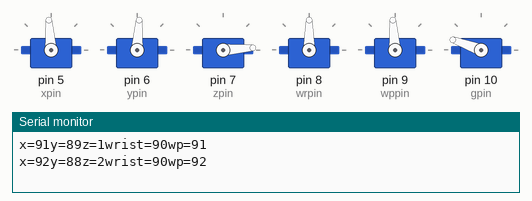
Recording of a sketch running on a simulated Arduino Uno, built with avr-gcc and run on an emulated ATmega328P. Parts: 6 × servo, the last lines printed to the serial monitor.

Above: at 0.1 s.
At 1.6 s:
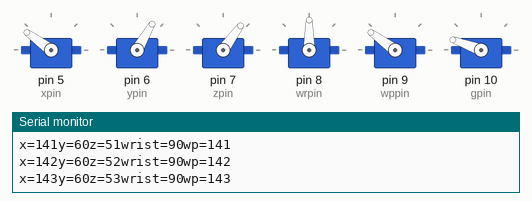
At 3.15 s:
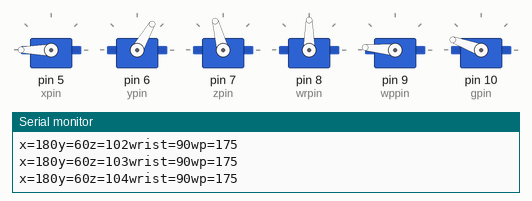
At 5.75 s:
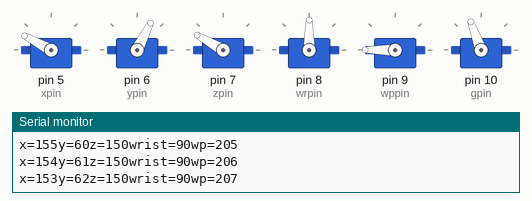
At 8.55 s:
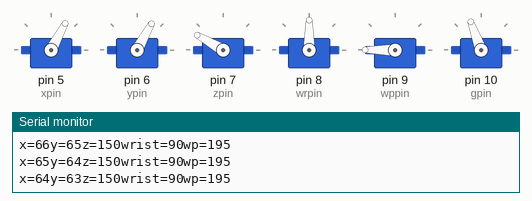
At 11.4 s:
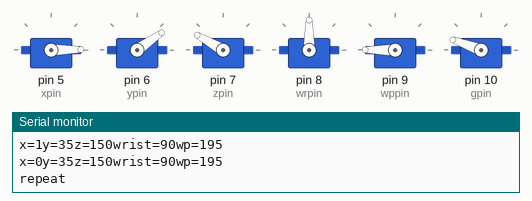
Timing chart, 0 to 18.1 s (numbered marks = the images above):
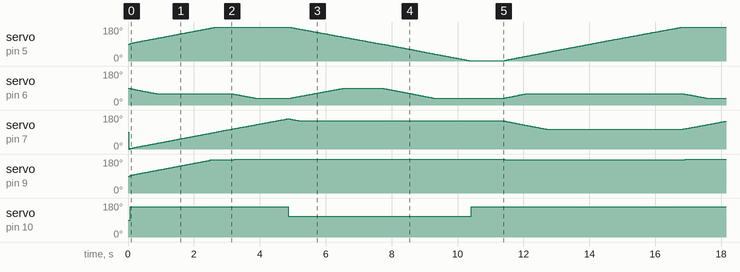

Measured:
- by itself, servo on pin 10 (gpin): repeats every 13.7 s: 110° 5.6 s, 160° 8.1 s

The sketch:

3DPrintedRoboticArm.ino
```cpp
#include <Servo.h>
static int ypos=150;
static int xpos=90;
static int zpos=280;
static int wrpos=90;
static int wppos=90;
int gpos=90;
int comdel=0;
int movdel=10;

const int xpin=5;
const int ypin=6;
const int zpin=7;
const int wrpin=8;
const int wppin=9;
const int gpin=10;
Servo servx;
Servo servy;
Servo servz;
Servo servwr;
Servo servwp;
Servo servg;
int close=110;
int open=160;

void setup() {
  Serial.begin(9600);

  servx.attach(xpin);
  servy.attach(ypin);
  servz.attach(zpin);
  servwr.attach(wrpin);
  servwp.attach(wppin);
  servg.attach(gpin);


  //home pos

  servx.write(90);
  delay(movdel);
  servy.write(90);
  delay(movdel);
  servz.write(0);
  delay(movdel);
  servwr.write(90);
  delay(movdel);
  servwp.write(90);
  delay(movdel);

  grip(false);


//hey vedannt, its grady, cool code, dude.


}

void loop() {


  grip(false);
  combsm(180,60,105);
  delay(movdel);


  delay(movdel);
  combsm(180,35,160);
  Serial.println("first move");

  grip(true);
  delay(movdel);

  combsm(90,90,150);
  Serial.println("second move");


  delay(movdel);
  combsm(0,35,150);

  delay(movdel);
  grip(false);


  Serial.println("repeat");
  delay(1000);


}


void grip(boolean in)
{
  if (in== true ){servg.write(close);}
  else {servg.write(open);}
}

static void combsm(int x,int y,int z)
{
  xpos = servx.read();
  ypos = servy.read();
  zpos = servz.read();
  wppos = servwp.read();
  wrpos = servwr.read();
  int wp = y+z +10;
  int wr = 90;

  while ((x != xpos)|(y != ypos)|(z != zpos)|(wr != wrpos)|(wp != wppos))
  {


    if(wr>wrpos){servwr.write(wrpos); wrpos++;}
    if(wr=wrpos){servwr.write(wrpos);}
    if(wr<wrpos){servwr.write(wrpos); wrpos--;}
    delay(comdel);
    if(z>zpos){servz.write(zpos); zpos++;}
    if(z==zpos){servz.write(zpos);}
    if(z<zpos){servz.write(zpos); zpos--;}
    delay(comdel);
    if(y>ypos){servy.write(ypos); ypos++;}
    if(y==ypos){servy.write(ypos);}
    if(y<ypos){servy.write(ypos); ypos--;}
    delay(comdel);
    if(x>xpos){servx.write(xpos); xpos++;}
    if(x==xpos){servx.write(xpos);}
    if(x<xpos){servx.write(xpos); xpos--;}
    delay(comdel);
    if(wp>wppos){servwp.write(wppos); wppos++;}
    if(wp==wppos){servwp.write(wppos);}
    if(wp<wppos){servwp.write(wppos); wppos--;}
    delay(comdel);
    Serial.print("x=");
    Serial.print(xpos);
    Serial.print("y=");
    Serial.print(ypos);
    Serial.print("z=");
    Serial.print(zpos);
    Serial.print("wrist=");
    Serial.print(wrpos);
    Serial.print("wp=");
    Serial.println(wppos);

  }
}
```
